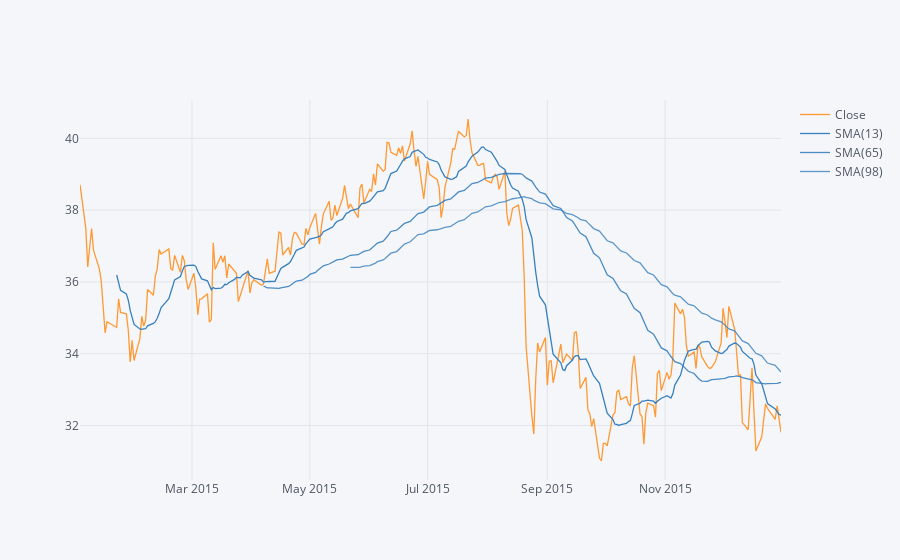

The notebook cell this image was saved under:
### Markdown cell above
# Technical plot Analysis for the year 2015

### Code cell
MS['Close'].loc['2015-01-01':'2015-12-31'].ta_plot(study='sma',periods=[13,65,98])

### Figure 1 — Plotly figure (JSON) as saved in the notebook; plotly's stock layout.template omitted (floating-point values rounded to 4 significant figures; data arrays with more than 128 entries replaced by an {"elided": "..."} marker saying what was removed)
{"data": [{"line": {"color": "rgba(255, 153, 51, 1.0)", "dash": "solid", "shape": "linear", "width": 1.3}, "mode": "lines", "name": "Close", "text": "", "type": "scatter", "x": {"elided": "252 str values"}, "y": {"elided": "252 float values"}}, {"line": {"color": "rgba(55, 128, 191, 1.0)", "dash": "solid", "shape": "linear", "width": 1.3}, "mode": "lines", "name": "SMA(13)", "text": "", "type": "scatter", "x": {"elided": "252 str values"}, "y": {"elided": "252 mixed values"}}, {"line": {"color": "rgba(55, 128, 191, 0.8999999999999999)", "dash": "solid", "shape": "linear", "width": 1.3}, "mode": "lines", "name": "SMA(65)", "text": "", "type": "scatter", "x": {"elided": "252 str values"}, "y": {"elided": "252 mixed values"}}, {"line": {"color": "rgba(55, 128, 191, 0.7999999999999998)", "dash": "solid", "shape": "linear", "width": 1.3}, "mode": "lines", "name": "SMA(98)", "text": "", "type": "scatter", "x": {"elided": "252 str values"}, "y": {"elided": "252 mixed values"}}], "layout": {"legend": {"bgcolor": "#F5F6F9", "font": {"color": "#4D5663"}}, "paper_bgcolor": "#F5F6F9", "plot_bgcolor": "#F5F6F9", "title": {"font": {"color": "#4D5663"}}, "xaxis": {"gridcolor": "#E1E5ED", "showgrid": true, "tickfont": {"color": "#4D5663"}, "title": {"font": {"color": "#4D5663"}, "text": ""}, "zerolinecolor": "#E1E5ED"}, "yaxis": {"gridcolor": "#E1E5ED", "showgrid": true, "tickfont": {"color": "#4D5663"}, "title": {"font": {"color": "#4D5663"}, "text": ""}, "zerolinecolor": "#E1E5ED"}}}
